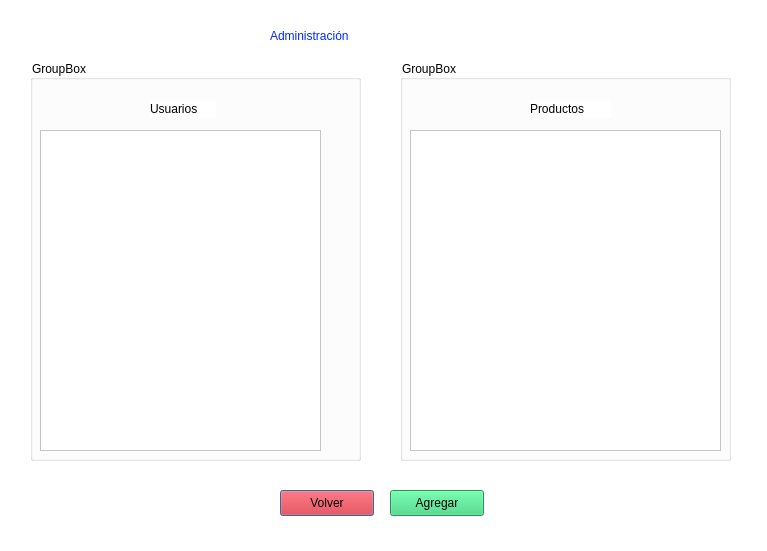
<?xml version="1.0" encoding="UTF-8"?>
<ui version="4.0">
 <class>admin</class>
 <widget class="QDialog" name="admin">
  <property name="geometry">
   <rect>
    <x>0</x>
    <y>0</y>
    <width>767</width>
    <height>551</height>
   </rect>
  </property>
  <property name="windowTitle">
   <string>Dialog</string>
  </property>
  <property name="styleSheet">
   <string notr="true">background-color: rgb(255, 255, 255);</string>
  </property>
  <widget class="QLabel" name="label">
   <property name="geometry">
    <rect>
     <x>270</x>
     <y>20</y>
     <width>191</width>
     <height>31</height>
    </rect>
   </property>
   <property name="styleSheet">
    <string notr="true">color: rgb(0, 41, 255); 
font: 500 20pt &quot;Ubuntu Sans&quot;;</string>
   </property>
   <property name="text">
    <string>Administración</string>
   </property>
  </widget>
  <widget class="QGroupBox" name="groupBox">
   <property name="geometry">
    <rect>
     <x>30</x>
     <y>60</y>
     <width>331</width>
     <height>401</height>
    </rect>
   </property>
   <property name="title">
    <string>GroupBox</string>
   </property>
   <widget class="QLabel" name="label_2">
    <property name="geometry">
     <rect>
      <x>120</x>
      <y>40</y>
      <width>66</width>
      <height>18</height>
     </rect>
    </property>
    <property name="styleSheet">
     <string notr="true">color: rgb(0, 0, 0);
font: 13pt &quot;Ubuntu Sans&quot;;</string>
    </property>
    <property name="text">
     <string>Usuarios</string>
    </property>
   </widget>
   <widget class="QTableView" name="tableView">
    <property name="geometry">
     <rect>
      <x>10</x>
      <y>70</y>
      <width>281</width>
      <height>321</height>
     </rect>
    </property>
   </widget>
  </widget>
  <widget class="QGroupBox" name="groupBox_2">
   <property name="geometry">
    <rect>
     <x>400</x>
     <y>60</y>
     <width>331</width>
     <height>401</height>
    </rect>
   </property>
   <property name="title">
    <string>GroupBox</string>
   </property>
   <widget class="QLabel" name="label_3">
    <property name="geometry">
     <rect>
      <x>130</x>
      <y>40</y>
      <width>81</width>
      <height>18</height>
     </rect>
    </property>
    <property name="styleSheet">
     <string notr="true">color: rgb(0, 0, 0);
font: 13pt &quot;Ubuntu Sans&quot;;</string>
    </property>
    <property name="text">
     <string>Productos</string>
    </property>
   </widget>
   <widget class="QTableView" name="tableView_2">
    <property name="geometry">
     <rect>
      <x>10</x>
      <y>70</y>
      <width>311</width>
      <height>321</height>
     </rect>
    </property>
   </widget>
  </widget>
  <widget class="QPushButton" name="returnP1">
   <property name="geometry">
    <rect>
     <x>280</x>
     <y>490</y>
     <width>94</width>
     <height>26</height>
    </rect>
   </property>
   <property name="styleSheet">
    <string notr="true">background-color: rgb(224, 27, 36);
color: rgb(0, 0, 0);</string>
   </property>
   <property name="text">
    <string>Volver</string>
   </property>
  </widget>
  <widget class="QPushButton" name="addCart">
   <property name="geometry">
    <rect>
     <x>390</x>
     <y>490</y>
     <width>94</width>
     <height>26</height>
    </rect>
   </property>
   <property name="styleSheet">
    <string notr="true">background-color: rgb(51, 209, 122);
color: rgb(0, 0, 0);</string>
   </property>
   <property name="text">
    <string>Agregar</string>
   </property>
  </widget>
 </widget>
 <resources/>
 <connections/>
</ui>
